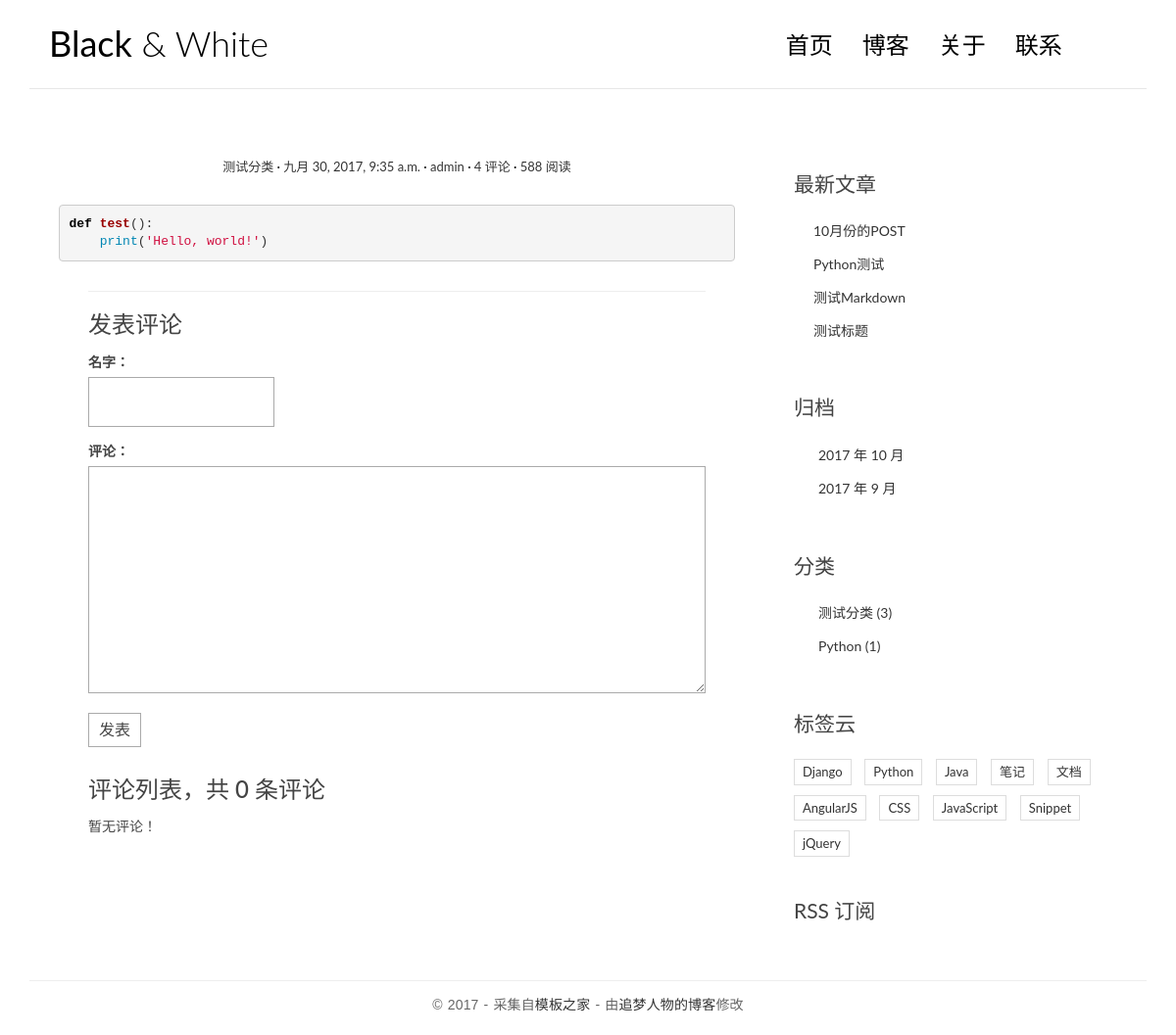
The app's page /post/2/ with its own data.
### blog/models.py (models this page shows, shortened)
class Post(models.Model):
	title = models.CharField(max_length=70)
	body = models.TextField()
	created_time = models.DateTimeField()
	modified_time = models.DateTimeField()
	excerpt = models.CharField(max_length=200, blank=True)
	category = models.ForeignKey(Category)
	tags = models.ManyToManyField(Tag, blank=True)
	author = models.ForeignKey(User)
	def get_absolute_url(self):
		return reverse('blog:detail',kwargs={'pk': self.pk})

class Category(models.Model):
	name = models.CharField(max_length=50)

### blog/views.py (the view)
# urls.py: url(r'^post/(?P<pk>[0-9]+)/$', views.detail, name='detail'),
def detail(request, pk):
	post = get_object_or_404(Post, pk=pk)
	post.body = markdown.markdown(post.body,extensions=['markdown.extensions.extra',
                                     'markdown.extensions.codehilite',
                                     'markdown.extensions.toc',])
	form = CommentForm()
	comment_list = post.comment_set.all()
	context = {'post':post, 'form':form, 'comment_list':comment_list}
	return render(request, 'blog/detail.html', context=context)

### comments/forms.py
class CommentForm(forms.ModelForm):
	class Meta:
		model = Comment
		fields = ['name', 'text']

### blog/templatetags/blog_tags.py (called while the page is built)
@register.simple_tag
def get_recent_posts(num=5):
	return Post.objects.all().order_by('-created_time')[:num]

@register.simple_tag
def archives():
	return Post.objects.dates('created_time', 'month', order='DESC')

@register.simple_tag
def get_categories():
	return Category.objects.all()

### templates/blog/detail.html (shortened to what this page needs)
{%extends 'base.html'%}
{%block main%}
	<article class="post post-{{ post.pk }}">
		<header class="entry-header">
			<div class="entry-meta">
      			<span class="post-category"><a href="#">{{ post.category.name }}</a></span>
      			<span class="post-date"><a href="#"><time class="entry-date"
                                                datetime="{{ post.created_time }}">{{ post.created_time }}</time></a></span>
      			<span class="post-author"><a href="#">{{ post.author }}</a></span>
      			<span class="comments-link"><a href="#">4 评论</a></span>
      			<span class="views-count"><a href="#">588 阅读</a></span>
    		</div>
		</header>
		<div class="entry-content clearfix">
    		{{ post.body|safe }}
 		</div>
 		<section class="comment-area" id="comment-area">
                    <hr>
                    <h3>发表评论</h3>
                    <form action="{% url 'comments:post_comment' post.pk %}" method="post" class="comment-form">
                        <div class="row">
                        <div class="col-md-4">
                            <label for="{{form.name.id_for_label}}">名字：</label>
                            {{ form.name }}
                        </div>
                        <div class="col-md-12">
                            <label for="{{form.text.id_for_label}}">评论：</label>
                            {{ form.text }}
                            <button type="submit" class="comment-btn">发表</button>
                        </div>
                        </div>
                    </form>
                    <div class="comment-list-panel">
                        <h3>评论列表，共 <span>{{post.comment_set.count}}</span> 条评论</h3>
                        <ul class="comment-list list-unstyled">
                            {% for comment in comment_list %}
                            <li class="comment-item">
                                <span class="nickname">{{ comment.name }}</span>
                                <time class="submit-date">{{ comment.created_time }}</time>
                                <div class="text">
                                    {{comment.text}}
                                </div>
                            </li>
                            {% empty %}
                            暂无评论！
                            {% endfor%}
                        </ul>
                    </div>
                </section>
	</article>
{%endblock main%}

### templates/base.html (shortened to what this page needs)
{% load staticfiles %}
{% load blog_tags %}
<!DOCTYPE html>
<html>
<head>
    <link rel="stylesheet" href="http://code.ionicframework.com/ionicons/2.0.1/css/ionicons.min.css">
    <link rel="stylesheet" href="{% static 'blog/css/bootstrap.min.css' %}">
    <link rel="stylesheet" href="{% static 'blog/css/pace.css' %}">
    <link rel="stylesheet" href="{% static 'blog/css/custom.css' %}">
    <link rel="stylesheet" href="{% static 'blog/css/highlights/github.css' %}">
</head>
<body>
<div class="container">
    <header id="site-header">
        <div class="row">
            <div class="col-md-4 col-sm-5 col-xs-8">
                <div class="logo">
                    <h1><a href="{% url 'blog:index' %}"><b>Black</b> &amp; White</a></h1>
                </div>
            </div>
            <div class="col-md-8 col-sm-7 col-xs-4">
                <nav class="main-nav" role="navigation">
                    <div class="collapse navbar-collapse" id="bs-example-navbar-collapse-1">
                        <ul class="nav navbar-nav navbar-right">
                            <li class="cl-effect-11"><a href="{% url 'blog:index' %}" data-hover="首页">首页</a></li>
                            <li class="cl-effect-11"><a href="full-width.html" data-hover="博客">博客</a></li>
                            <li class="cl-effect-11"><a href="about.html" data-hover="关于">关于</a></li>
                            <li class="cl-effect-11"><a href="contact.html" data-hover="联系">联系</a></li>
                        </ul>
                    </div>
                </nav>
            </div>
        </div>
    </header>
</div>
<div class="content-body">
    <div class="container">
        <div class="row">
            <main class="col-md-8">
                {% block main %}
                {% endblock main %}
            </main>
            <aside class="col-md-4">
                <div class="widget widget-recent-posts">
                    <h3 class="widget-title">最新文章</h3>
                    {% get_recent_posts as recent_post_list %}
                    <ul>
                        {% for post in recent_post_list %}
                        <li>
                            <a href="{{ post.get_absolute_url }}">{{ post.title }}</a>
                        </li>
                        {% empty %}
                        暂无文章！
                        {%endfor%}
                    </ul>
                </div>
                <div class="widget widget-archives">
                    <h3 class="widget-title">归档</h3>
                    {% archives as date_list %}
                    <ul>
                        {% for date in date_list %}
                        <li>
                            <a href="{% url 'blog:archives' date.year date.month %}">{{date.year}} 年 {{date.month}} 月</a>
                        </li>
                        {% empty %}
                        暂无归档！
                        {% endfor %}
                    </ul>
                </div>
                <div class="widget widget-category">
                    <h3 class="widget-title">分类</h3>
                    {% get_categories as category_list %}
                    <ul>
                        {% for category in category_list %}
                        <li>
                            <a href="{% url 'blog:category' category.pk %}">{{category.name}} <span class="post-count">({{category.post_set.count}})</span></a>
                        </li>
                        {% empty %}
                        暂无分类！
                        {% endfor %}
                    </ul>
                </div>
                <div class="widget widget-tag-cloud">
                    <h3 class="widget-title">标签云</h3>
                    <ul>
                        <li>
                            <a href="#">Django</a>
                        </li>
                        <li>
                            <a href="#">Python</a>
                        </li>
                        <li>
                            <a href="#">Java</a>
                        </li>
                        <li>
                            <a href="#">笔记</a>
                        </li>
                        <li>
                            <a href="#">文档</a>
                        </li>
                        <li>
                            <a href="#">AngularJS</a>
                        </li>
                        <li>
                            <a href="#">CSS</a>
                        </li>
                        <li>
                            <a href="#">JavaScript</a>
                        </li>
                        <li>
                            <a href="#">Snippet</a>
                        </li>
                        <li>
                            <a href="#">jQuery</a>
                        </li>
                    </ul>
                </div>
                <div class="rss">
                    <a href=""> RSS 订阅</a>
                </div>
            </aside>
        </div>
    </div>
</div>
<footer id="site-footer">
    <div class="container">
        <div class="row">
            <div class="col-md-12">
                <p class="copyright">&copy 2017 - 采集自<a href="http://www.cssmoban.com/"
                                                        target="_blank" title="模板之家">模板之家</a>
                    - 由<a href="http://zmrenwu.com/" title="网页模板" target="_blank">追梦人物的博客</a>修改
                </p>
            </div>
        </div>
    </div>
</footer>
</body>
</html>

### blog/static/blog/css/custom.css (style rules this page uses)
* { outline: none; }
h1, h2, h3, h4, h5, h6 { margin-top: 0; }
b { font-weight: 400; }
a { color: #333; }
body { color: #444; font-family: 'Lato', sans-serif; }
p { font-family: 'Ubuntu', sans-serif; font-weight: 400; word-spacing: 1px; letter-spacing: 0.01em; }
#site-header { background-color: #FFF; padding: 25px 20px; margin-bottom: 40px; border-bottom: 1px solid #e7e7e7; }
.logo h1 a { color: #000; }
.logo h1 { margin: 0; font-family: 'Lato', sans-serif; font-weight: 300; }
.main-nav { margin-top: 11px; max-width: 95%; }
.main-nav a { color: #000000 !important; padding: 0 0 5px 0 !important; margin-right: 30px; font-family: 'Lato', sans-serif; font-weight: 300; font-size: 24px; }
.cl-effect-11 a { padding: 10px 0; color: #0972b4; text-shadow: none; }
.cl-effect-11 a::before { position: absolute; top: 0; left: 0; overflow: hidden; padding: 0 0 5px 0 !important; max-width: 0; border-bottom: 1px solid #000; color: #000; content: attr(data-hover); white-space: nowrap; -webkit-transition: max-width 0.5s; -moz-transition: max-width 0.5s; transition: max-width 0.5s; }
.content-body { padding-bottom: 4em; }
.post { background: #fff; padding: 30px 30px 0; }
.entry-meta { text-align: center; color: #DDDDDD; font-size: 13px; margin-bottom: 30px; }
.entry-content { font-size: 18px; line-height: 1.9; font-weight: 300; color: #000; }
.post-category::after, .post-date::after, .post-author::after, .comments-link::after { content: ' ·'; color: #000; }
.widget { background: #fff; padding: 30px 0 0; }
.widget-title { font-size: 1.5em; margin-bottom: 20px; line-height: 1.6; padding: 10px 0 0; font-weight: 400; }
.widget-recent-posts ul { padding: 0; margin: 0; padding-left: 20px; }
.widget-recent-posts ul li { list-style-type: none; position: relative; line-height: 170%; margin-bottom: 10px; }
.widget-recent-posts ul li::before { content: '\f3d3'; font-family: "Ionicons"; position: absolute; left: -17px; top: 3px; font-size: 16px; color: #000; }
.widget-archives ul { padding: 0; margin: 0; padding-left: 25px; }
.widget-archives ul li { list-style-type: none; position: relative; line-height: 170%; margin-bottom: 10px; }
.widget-archives ul li::before { content: '\f3f3'; font-family: "Ionicons"; position: absolute; left: -25px; top: 1px; font-size: 16px; color: #000; }
.widget-category ul { padding: 0; margin: 0; padding-left: 25px; }
.widget-category ul li { list-style-type: none; position: relative; line-height: 170%; margin-bottom: 10px; }
.widget-category ul li::before { content: '\f3fe'; font-family: "Ionicons"; position: absolute; left: -25px; top: 1px; font-size: 18px; color: #000; }
.widget-tag-cloud ul { padding: 0; margin: 0; margin-right: -10px; }
.widget-tag-cloud ul li { list-style-type: none; font-size: 13px; display: inline-block; margin-right: 10px; margin-bottom: 10px; padding: 3px 8px; border: 1px solid #ddd; }
.rss { font-size: 21px; margin-top: 30px; }
.rss a { color: #444; }
#site-footer { padding-top: 10px; padding: 0 0 1.5em 0; }
.copyright { text-align: center; padding-top: 1em; margin: 0; border-top: 1px solid #eee; color: #666; }
.contact-form input, .comment-form input { border: 1px solid #aaa; margin-bottom: 15px; width: 100%; padding: 15px 15px; font-size: 16px; line-height: 100%; transition: 0.4s border-color linear; }
.contact-form textarea, .comment-form textarea { border: 1px solid #aaa; margin-bottom: 15px; width: 100%; padding: 15px 15px; font-size: 16px; line-height: 20px !important; min-height: 183px; transition: 0.4s border-color linear; }
.comment-area { padding: 0 30px 0; }
.comment-form { margin-top: 15px; }
.comment-form .comment-btn { background-color: #fff; border: 1px solid #aaa; font-size: 16px; padding: 5px 10px; }
.comment-list-panel { margin-top: 30px; }
.comment-list { margin-top: 15px; }

### blog/static/blog/css/highlights/github.css (style rules this page uses)
.codehilite .k { color: #000000; font-weight: bold }
.codehilite .nb { color: #0086B3 }
.codehilite .nf { color: #990000; font-weight: bold }
.codehilite .w { color: #bbbbbb }
.codehilite .s1 { color: #d01040 }

### records on screen
Post: category.name "测试分类", created_time "九月 30, 2017, 9:35 a.m.", author "admin", body "def test (): print ( 'Hello, world!' )", comment_set.count "0", title "测试Markdown"
Post: title "10月份的POST"
Post: title "Python测试"
Post: title "测试标题"
Category: name "测试分类", post_set.count "3"
Category: name "Python", post_set.count "1"

### other values on screen
{{ date.year }} "2017" "2017"
{{ date.month }} "10" "9"
